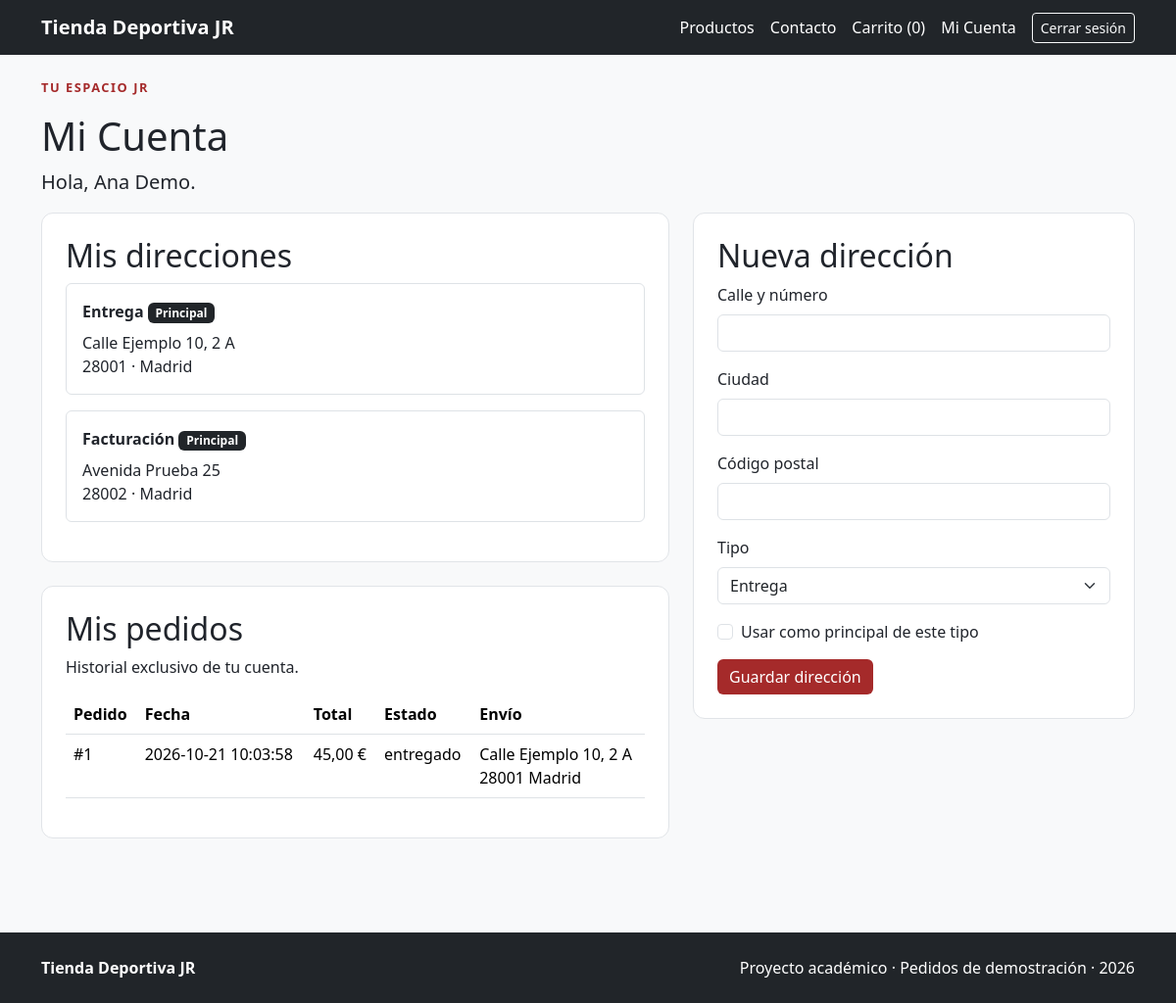
The app's page /mi-cuenta.php (signed in) with its own data.
### tables this page shows
CREATE TABLE `direcciones` (
  `id` int(10) unsigned NOT NULL AUTO_INCREMENT,
  `usuario_id` int(10) unsigned NOT NULL,
  `calle` varchar(200) NOT NULL,
  `ciudad` varchar(100) NOT NULL,
  `cp` char(5) NOT NULL,
  `tipo` enum('entrega','facturación') NOT NULL,
  `principal` tinyint(1) NOT NULL DEFAULT 0,
  PRIMARY KEY (`id`),
  KEY `idx_direcciones_usuario_tipo` (`usuario_id`,`tipo`,`principal`),
  CONSTRAINT `fk_direcciones_usuario` FOREIGN KEY (`usuario_id`) REFERENCES `usuarios` (`id`) ON DELETE CASCADE,
  CONSTRAINT `chk_direccion_principal` CHECK (`principal` in (0,1))
);

CREATE TABLE `pedidos` (
  `id` int(10) unsigned NOT NULL AUTO_INCREMENT,
  `usuario_id` int(10) unsigned DEFAULT NULL,
  `nombre` varchar(100) NOT NULL,
  `email` varchar(190) NOT NULL,
  `calle` varchar(200) NOT NULL,
  `ciudad` varchar(100) NOT NULL,
  `cp` char(5) NOT NULL,
  `total` decimal(10,2) NOT NULL,
  `estado` enum('pendiente','enviado','entregado') NOT NULL DEFAULT 'pendiente',
  `fecha` timestamp NOT NULL DEFAULT current_timestamp(),
  `token` char(64) NOT NULL,
  PRIMARY KEY (`id`),
  UNIQUE KEY `uq_pedido_token` (`token`),
  KEY `idx_pedidos_usuario_fecha` (`usuario_id`,`fecha`),
  CONSTRAINT `fk_pedidos_usuario` FOREIGN KEY (`usuario_id`) REFERENCES `usuarios` (`id`) ON DELETE SET NULL,
  CONSTRAINT `chk_pedido_total` CHECK (`total` >= 0)
);

### config/database.php (called while the page is built, shortened)
<?php
function db(): PDO
{
    static $pdo = null;
    if ($pdo === null) {
        $config = ['host' => '127.0.0.1', 'port' => 3306, 'database' => 'tienda_deportiva_jr', 'user' => 'root', 'password' => ''];
        $pdo = new PDO(
            "mysql:host={$config['host']};port={$config['port']};dbname={$config['database']};charset=utf8mb4",
            $config['user'], $config['password'],
            [PDO::ATTR_ERRMODE => PDO::ERRMODE_EXCEPTION, PDO::ATTR_DEFAULT_FETCH_MODE => PDO::FETCH_ASSOC, PDO::ATTR_EMULATE_PREPARES => false]
        );
    }
    return $pdo;
}

### mi-cuenta.php (the view, shortened to what this page needs)
<?php
require __DIR__ . '/includes/bootstrap.php';
$errors = []; $data = ['calle' => '', 'ciudad' => '', 'cp' => '', 'tipo' => 'entrega'];
$stmt = db()->prepare('SELECT calle, ciudad, cp, tipo, principal FROM direcciones WHERE usuario_id = ? ORDER BY tipo, principal DESC, id DESC');
$stmt->execute([uid()]); $addresses = $stmt->fetchAll();
$stmt = db()->prepare('SELECT id, total, estado, fecha, calle, ciudad, cp FROM pedidos WHERE usuario_id = ? ORDER BY fecha DESC, id DESC');
$stmt->execute([uid()]); $orders = $stmt->fetchAll();
$title = 'Mi Cuenta'; require __DIR__ . '/includes/header.php';
?>
<p class="eyebrow">Tu espacio JR</p><h1>Mi Cuenta</h1><p class="lead">Hola, <?= e($_SESSION['nombre']) ?>.</p>
<div class="row"><section class="col-lg-7"><div class="panel"><h2>Mis direcciones</h2>
<?php foreach ($addresses as $address): ?><div class="border rounded p-3 mb-3"><strong><?= e(ucfirst($address['tipo'])) ?></strong> <?php if ($address['principal']): ?><span class="badge bg-dark">Principal</span><?php endif; ?><p class="mb-0 mt-2"><?= e($address['calle']) ?><br><?= e($address['cp']) ?> · <?= e($address['ciudad']) ?></p></div><?php endforeach; ?></div>
<div class="panel"><h2>Mis pedidos</h2><p>Historial exclusivo de tu cuenta.</p><?php if (!$orders): ?><p>Aún no has realizado pedidos. <a href="index.php#productos">Ver productos</a></p><?php else: ?>
<div class="table-responsive"><table class="table"><thead><tr><th>Pedido</th><th>Fecha</th><th>Total</th><th>Estado</th><th>Envío</th></tr></thead><tbody><?php foreach ($orders as $order): ?><tr><td>#<?= (int) $order['id'] ?></td><td><?= e($order['fecha']) ?></td><td><?= e(number_format((float) $order['total'], 2, ',', '.')) ?> €</td><td><?= e($order['estado']) ?></td><td><?= e($order['calle']) ?><br><?= e($order['cp'] . ' ' . $order['ciudad']) ?></td></tr><?php endforeach; ?></tbody></table></div><?php endif; ?></div></section>
<section class="col-lg-5"><div class="panel"><h2>Nueva dirección</h2><?php show_errors($errors); ?><form method="post"><?php csrf_field(); ?><?php address_fields($data); ?>
<label class="form-label" for="tipo">Tipo</label><select class="form-select mb-3" name="tipo" id="tipo"><option value="entrega" <?= $data['tipo'] === 'entrega' ? 'selected' : '' ?>>Entrega</option></select>
<div class="form-check mb-3"><input class="form-check-input" type="checkbox" name="principal" value="1" id="principal"><label class="form-check-label" for="principal">Usar como principal de este tipo</label></div><button class="btn btn-primary">Guardar dirección</button></form></div></section></div>
<?php require __DIR__ . '/includes/footer.php'; ?>

### includes/header.php (shortened to what this page needs)
<!doctype html>
<html lang="es"><head><meta charset="utf-8"><meta name="viewport" content="width=device-width, initial-scale=1">
<link rel="stylesheet" href="frameworks/css/bootstrap.min.css"><link rel="stylesheet" href="CSS/styles.css"><link rel="stylesheet" href="CSS/cuenta.css"></head><body>
<nav class="navbar navbar-dark bg-dark"><div class="container gap-3"><a class="navbar-brand fw-bold" href="index.php">Tienda Deportiva JR</a>
<div class="d-flex flex-wrap gap-3 align-items-center"><a href="index.php#productos">Productos</a><a href="contacto.html">Contacto</a><a href="carrito.php">Carrito (<?= array_sum($_SESSION['carrito'] ?? []) ?>)</a>
<?php if (uid()): ?><a href="mi-cuenta.php">Mi Cuenta</a><form action="logout.php" method="post"><?php csrf_field(); ?><button class="btn btn-outline-light btn-sm">Cerrar sesión</button></form>
<?php else: ?><a href="login.php">Iniciar sesión</a><a class="btn btn-light btn-sm" href="registro.php">Crear cuenta</a><?php endif; ?></div></div></nav>
<main class="container py-4">

### includes/bootstrap.php (shortened to what this page needs)
<?php
require_once __DIR__ . '/../config/database.php';
function e(mixed $value): string { return htmlspecialchars((string) $value, ENT_QUOTES | ENT_SUBSTITUTE, 'UTF-8'); }
function uid(): ?int { return isset($_SESSION['usuario_id']) ? (int) $_SESSION['usuario_id'] : null; }
function address_fields(array $data): void
{
    foreach (['calle' => ['Calle y número', 200], 'ciudad' => ['Ciudad', 100], 'cp' => ['Código postal', 5]] as $field => [$label, $max]) {
        echo '<div class="mb-3"><label class="form-label" for="' . $field . '">' . $label . '</label><input class="form-control" id="' . $field . '" name="' . $field . '" maxlength="' . $max . '" required value="' . e($data[$field] ?? '') . '"' . ($field === 'cp' ? ' inputmode="numeric" pattern="[0-9]{5}"' : '') . '></div>';
    }
}

### includes/footer.php
</main><footer class="bg-dark text-white py-4 mt-5"><div class="container d-flex justify-content-between flex-wrap gap-2"><strong>Tienda Deportiva JR</strong><span>Proyecto académico · Pedidos de demostración · <?= date('Y') ?></span></div></footer>
<script src="frameworks/js/bootstrap.bundle.min.js"></script></body></html>

### CSS/styles.css (style rules this page uses)
body { background:#f8f9fa; }
.btn-primary { background:brown; border:none; }
footer { margin-top:60px; }

### CSS/cuenta.css (style rules this page uses)
body { color:#20242b; min-height:100vh; display:flex; flex-direction:column; }
main { flex:1; }
.navbar a { color:#fff; text-decoration:none; }
.navbar form { margin:0; }
.eyebrow { color:brown; text-transform:uppercase; letter-spacing:.12em; font-size:.8rem; font-weight:700; }
.panel { background:white; border:1px solid #e1e4e8; border-radius:12px; padding:1.5rem; margin-bottom:1.5rem; }
button, a, input, select { touch-action:manipulation; }

### records on screen
direcciones: tipo "Entrega", principal "Principal", calle "Calle Ejemplo 10, 2 A", cp "28001", ciudad "Madrid"
direcciones: tipo "Facturación", principal "Principal", calle "Avenida Prueba 25", cp "28002", ciudad "Madrid"
pedidos: id "1", fecha "2026-10-21 10:03:58", total "45,00", estado "entregado", calle "Calle Ejemplo 10, 2 A", cp+ciudad "28001 Madrid"

### other values on screen
array_sum($_SESSION['carrito'] ?? []) "0"
$_SESSION['nombre'] "Ana Demo"
$label "Calle y número"
$label "Ciudad"
$label "Código postal"
